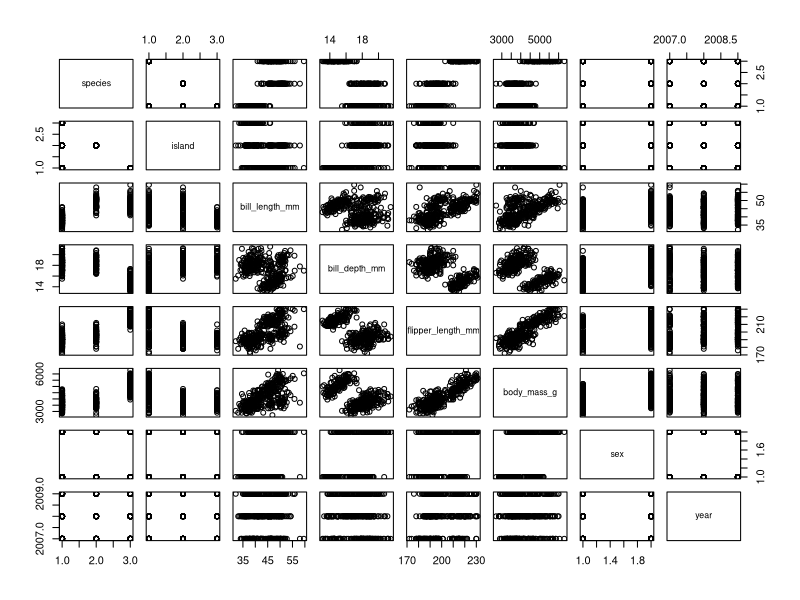
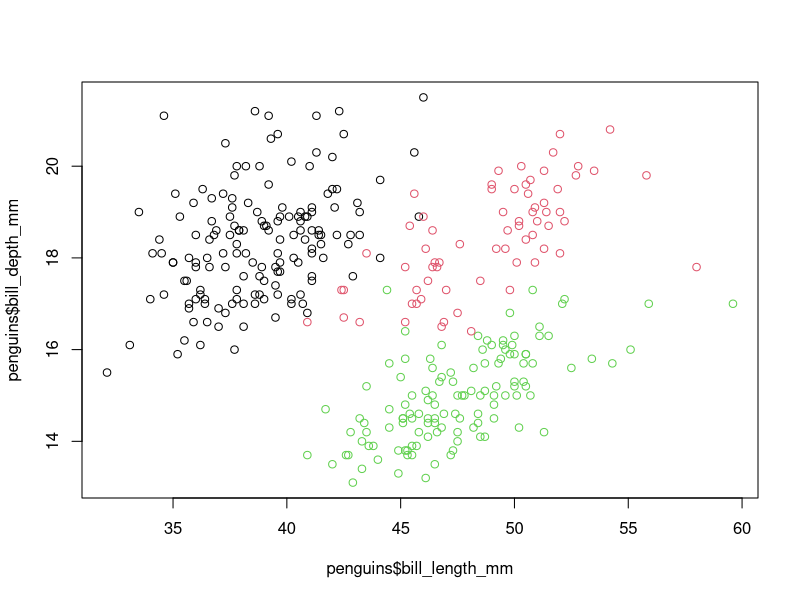
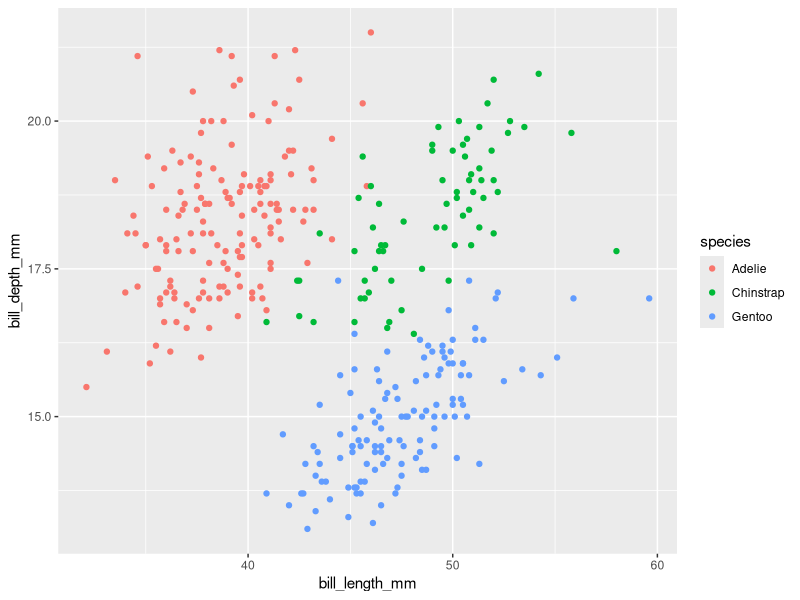
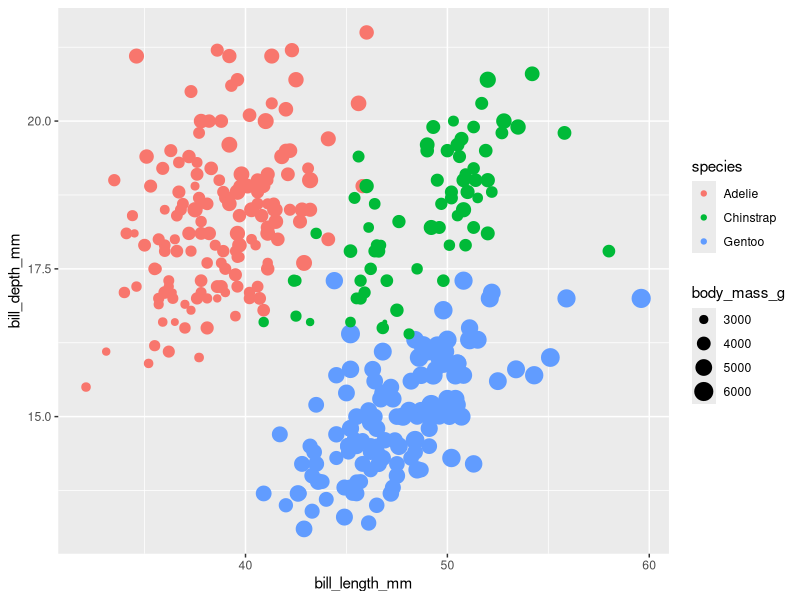
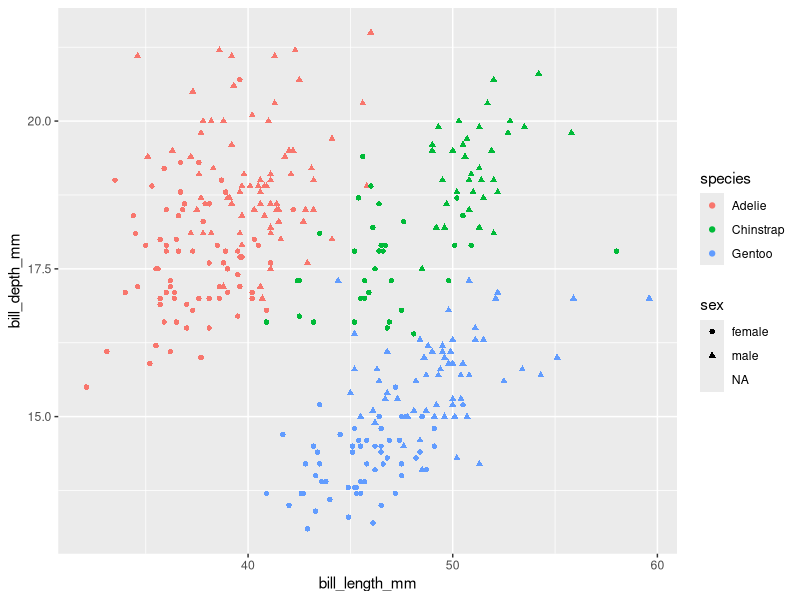
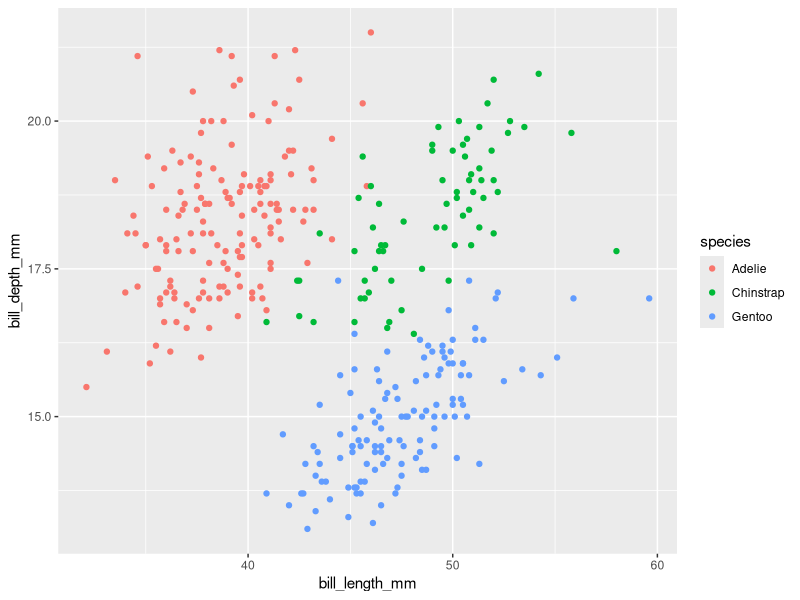
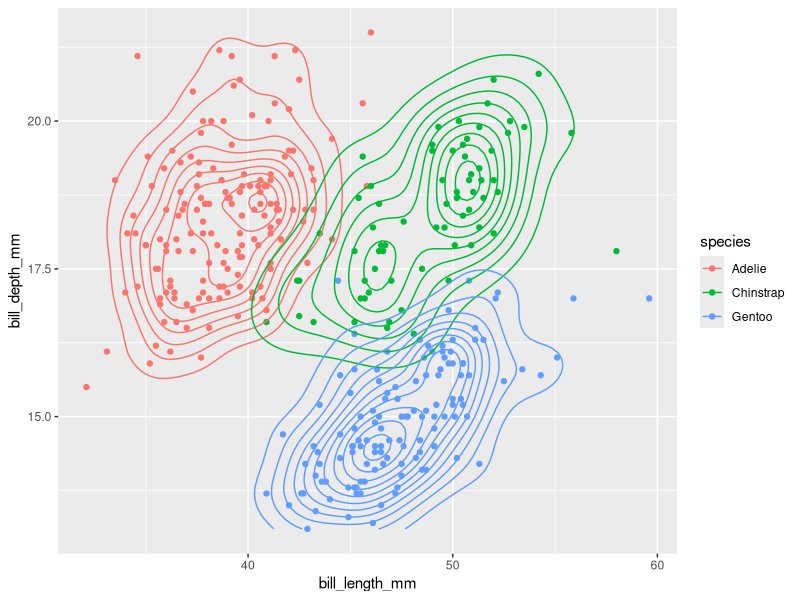
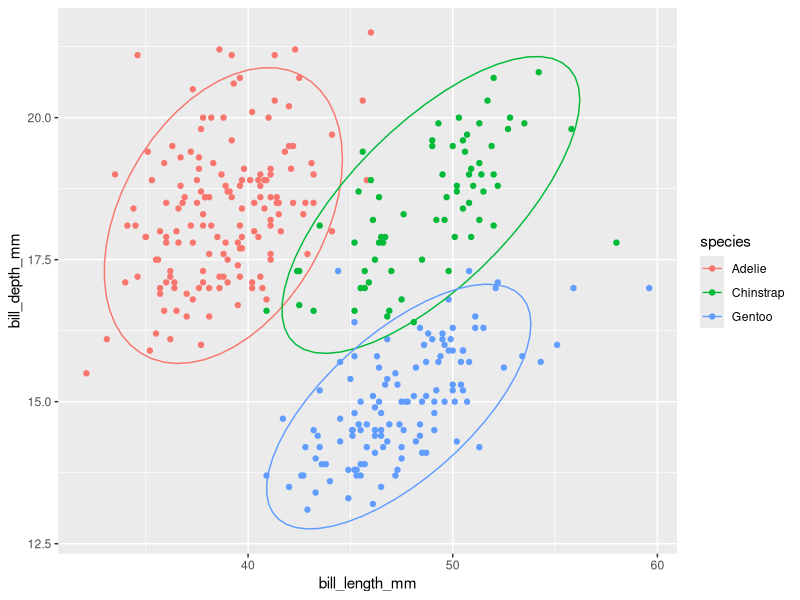

R code for these plots, in order:
# Create project ----------------------------------------------------------

# Install packages --------------------------------------------------------
install.packages("ggplot2")
install.packages("palmerpenguins")
library(ggplot2)
library(palmerpenguins)

# Load data ---------------------------------------------------------------
data()
data(package = "palmerpenguins")
data(penguins)
penguins
str(penguins)

# Base R plotting ---------------------------------------------------------
plot(penguins)
plot(penguins$bill_length_mm, penguins$bill_depth_mm, col = penguins$species)

# Plotting with ggplot2 ---------------------------------------------------
ggplot(penguins, aes(x = bill_length_mm, y = bill_depth_mm, col = species)) +
  geom_point()

?geom_point

ggplot(penguins, aes(x = bill_length_mm, 
                     y = bill_depth_mm, 
                     col = species, 
                     size = body_mass_g)) +
  geom_point()

ggplot(penguins, aes(x = bill_length_mm, 
                     y = bill_depth_mm, 
                     col = species, 
                     shape = sex)) +
  geom_point()

p1 <- ggplot(penguins, aes(x = bill_length_mm, y = bill_depth_mm, col = species))

p1 + geom_point() 
p1 + geom_point() + geom_density_2d()
p1 + geom_point() + stat_ellipse()


# Line plots --------------------------------------------------------------
data(Orange)
Orange

p2 <- ggplot(Orange, aes(age, circumference, group = Tree))
p2 + geom_line() #+ geom_point()
p2 + geom_smooth(se = FALSE)

ggplot(penguins, aes(bill_length_mm, bill_depth_mm, col = species)) +
  geom_point() +
  geom_smooth(method = "lm")

# Bar, boxplot, and violin plots ------------------------------------------
ggplot(penguins, aes(species)) + 
    geom_bar(fill = "lightblue", col = "black", size = 1)

p3 <- ggplot(penguins, aes(species, bill_length_mm))

p3 + geom_bar(stat = "summary", 
              fun = "mean", 
              fill = "lightblue", 
              col = "black", 
              size = 1)

p3 + geom_bar(stat = "summary", 
              fun = "mean", 
              fill = "lightblue", 
              col = "black", 
              size = 1) +
    geom_point(position = position_jitter(0.2)) # with and without jitter

p3 + geom_boxplot(fill = "lightblue", outlier.color = "red") + 
    geom_point(alpha = 0.1)

p3 + geom_violin(fill = "lightblue", draw_quantiles = c(0.25, 0.75)) +
    geom_point(stat = "summary", fun = "median")

# Factorial bar graph -----------------------------------------------------
ggplot(penguins, aes(sex, bill_length_mm, fill = species)) +
    geom_bar(stat = "summary", fun = "median", col = "black", position = "dodge") +
    geom_point(position = position_dodge(0.9)) # jitter_dodge()

# Facetting ---------------------------------------------------------------
p4 <- ggplot(penguins, aes(x = bill_length_mm, y = bill_depth_mm, col = species)) +
    geom_point()

p4 + facet_wrap(~ species)
p4 + facet_wrap(~ species, nrow = 3)
p4 + facet_wrap(~ sex)
p4 + facet_grid(sex ~ year)

# Customizing labels ------------------------------------------------------
p4 + labs(title = "Penguin bill length and depth by species",
          subtitle = "Data collected on Torgersen, Biscoe, and Dream Islands",
          x = "Bill length (mm)", 
          y = "Bill depth (mm)", 
          col = "Species") -> p5

# Customizing the look of your plots with themes --------------------------
p5 + theme_bw()
p5 + theme_classic()
p5 + theme_test()
p5 + theme_dark()
p5 + theme_minimal()
p5 + theme_void()

# Customizing a theme -----------------------------------------------------
?theme

p5 +
    theme_bw() +
    theme(panel.grid.minor.x = element_blank(),
          panel.grid.minor.y = element_blank(),
          panel.background = element_rect(fill = "beige"),
          legend.position = c(0.13, 0.12),
          legend.background = element_rect(colour = "black"))

# Saving plots ------------------------------------------------------------
dir.create("plots")
ggsave("plots/Graph 1.pdf", width = 6, height = 6, units = "in")
